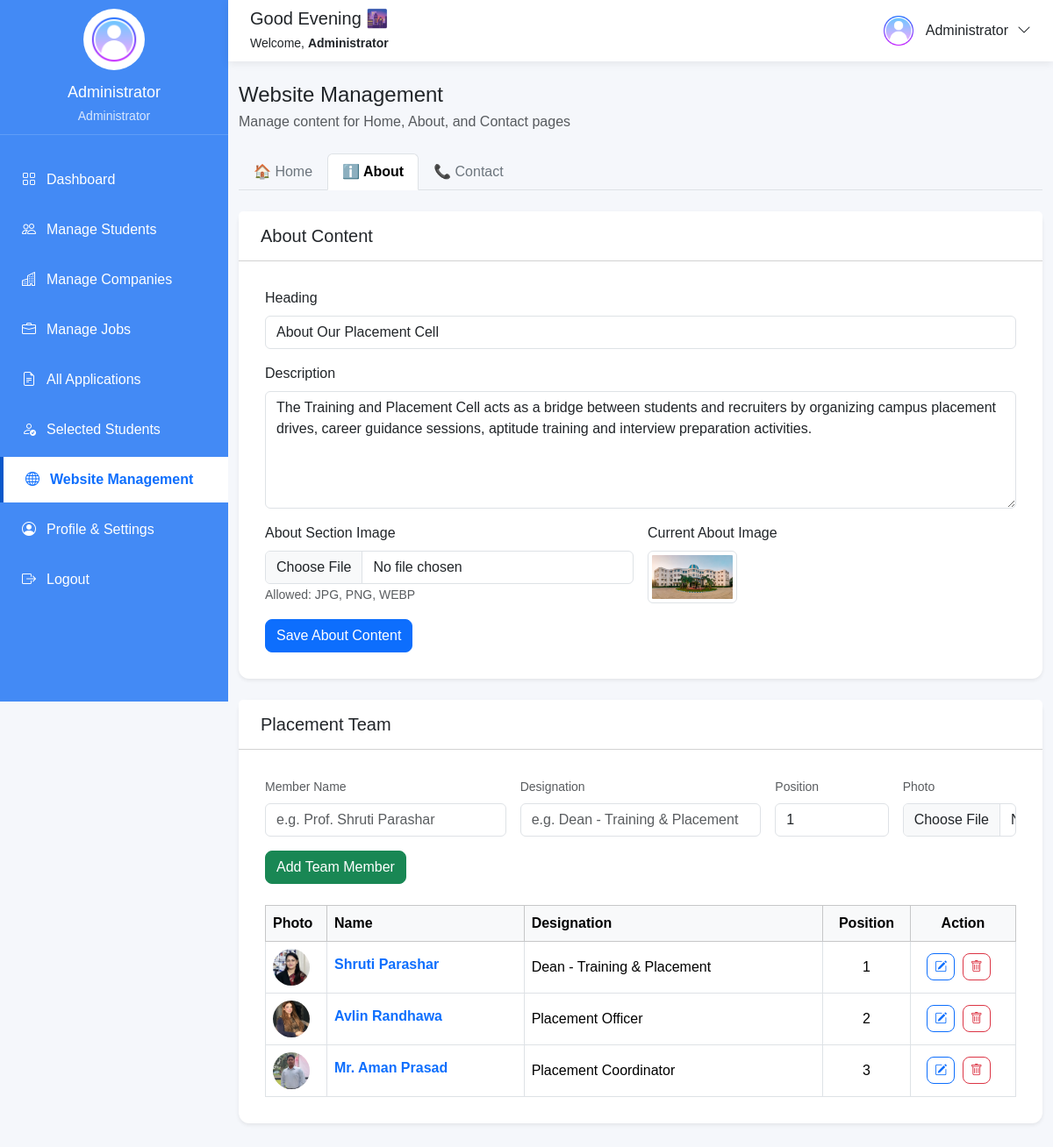
/admin/website-management.php?tab=about (signed in), run on the app's committed database.
### tables this page shows
CREATE TABLE `cms_about` (
  `id` int(11) NOT NULL,
  `heading` varchar(255) DEFAULT NULL,
  `description` text DEFAULT NULL,
  `image` varchar(255) DEFAULT NULL
);

CREATE TABLE `cms_team` (
  `id` int(11) NOT NULL,
  `name` varchar(100) NOT NULL,
  `designation` varchar(150) NOT NULL,
  `sort_order` int(11) DEFAULT 0,
  `image` varchar(255) DEFAULT NULL
);

### includes/functions.php (called while the page is built, shortened)
<?php
function getCmsImage($filename, $subfolder = '', $default = 'assets/images/hero.png')
{
    $prefix = (basename(dirname($_SERVER['PHP_SELF'])) == 'admin') ? '../' : '';
    if (!empty($subfolder) && file_exists($prefix . 'assets/images/' . $subfolder . '/' . $filename)) {
        return $prefix . 'assets/images/' . $subfolder . '/' . $filename;
    }
    if (file_exists($prefix . 'assets/images/' . $filename)) {
        return $prefix . 'assets/images/' . $filename;
    }
    return (strpos($default, '../') === 0 || empty($prefix)) ? $default : $prefix . $default;
}
?>

### admin/website-management.php (the view, shortened to what this page needs)
<?php
include 'includes/admin-header.php';
include 'includes/admin-sidebar.php';
$active_tab = isset($_GET['tab']) ? $_GET['tab'] : 'home';
$about = mysqli_fetch_assoc(mysqli_query($conn, "SELECT * FROM cms_about LIMIT 1"));
$edit_team = null;
?>
<div class="main-content">
    <?php include 'includes/admin-topbar.php'; ?>
    <div class="container-fluid py-4">
        <div class="d-flex justify-content-between align-items-center mb-4">
            <div>
                <h4 class="mb-1">Website Management</h4>
                <p class="text-muted mb-0">Manage content for Home, About, and Contact pages</p>
            </div>
        </div>
        <ul class="nav nav-tabs mb-4" id="websiteTabs">
            <li class="nav-item">
                <a class="nav-link <?php echo ($active_tab == 'home') ? 'active fw-bold' : 'text-secondary'; ?>" href="website-management.php?tab=home">
                    🏠 Home
                </a>
            </li>
            <li class="nav-item">
                <a class="nav-link <?php echo ($active_tab == 'about') ? 'active fw-bold' : 'text-secondary'; ?>" href="website-management.php?tab=about">
                    ℹ️ About
                </a>
            </li>
            <li class="nav-item">
                <a class="nav-link <?php echo ($active_tab == 'contact') ? 'active fw-bold' : 'text-secondary'; ?>" href="website-management.php?tab=contact">
                    📞 Contact
                </a>
            </li>
        </ul>
        <?php if ($active_tab == 'about') { ?>
            <div class="card shadow-sm border-0 mb-4">
                <div class="card-header bg-white py-3">
                    <h5 class="card-title mb-0">About Content</h5>
                </div>
                <div class="card-body">
                    <form method="POST" enctype="multipart/form-data">
                        <div class="row g-3">
                            <div class="col-12">
                                <label class="form-label">Heading</label>
                                <input type="text" name="heading" class="form-control" value="<?php echo htmlspecialchars($about['heading'] ?? ''); ?>" required>
                            </div>
                            <div class="col-12">
                                <label class="form-label">Description</label>
                                <textarea name="description" class="form-control" rows="5" required><?php echo htmlspecialchars($about['description'] ?? ''); ?></textarea>
                            </div>
                            <div class="col-md-6">
                                <label class="form-label">About Section Image</label>
                                <input type="file" name="image" class="form-control" accept="image/*">
                                <small class="text-muted">Allowed: JPG, PNG, WEBP</small>
                            </div>
                            <div class="col-md-6">
                                <?php
                                $about_img_src = getCmsImage($about['image'] ?? '');
                                if ($about_img_src) {
                                ?>
                                    <label class="form-label d-block">Current About Image</label>
                                    <img src="<?php echo $about_img_src; ?>" alt="About Image" class="rounded border p-1" style="height: 60px; max-width: 150px; object-fit: contain;">
                                <?php } ?>
                            </div>
                            <div class="col-12 mt-3">
                                <button type="submit" name="update_about" class="btn btn-primary">Save About Content</button>
                            </div>
                        </div>
                    </form>
                </div>
            </div>
            <div class="card shadow-sm border-0 mb-4" id="team-card">
                <div class="card-header bg-white py-3 d-flex justify-content-between align-items-center">
                    <h5 class="card-title mb-0">Placement Team</h5>
                </div>
                <div class="card-body">
                    <form method="POST" enctype="multipart/form-data" class="row g-3 mb-4" id="form-team">
                        <div class="col-md-4">
                            <label class="form-label small text-muted">Member Name</label>
                            <input type="text" name="name" id="team_name" class="form-control" placeholder="e.g. Prof. Shruti Parashar" value="<?php echo htmlspecialchars($edit_team['name'] ?? ''); ?>" required>
                        </div>
                        <div class="col-md-4">
                            <label class="form-label small text-muted">Designation</label>
                            <input type="text" name="designation" id="team_designation" class="form-control" placeholder="e.g. Dean - Training & Placement" value="<?php echo htmlspecialchars($edit_team['designation'] ?? ''); ?>" required>
                        </div>
                        <div class="col-md-2">
                            <label class="form-label small text-muted">Position</label>
                            <input type="number" name="sort_order" id="team_position" class="form-control" placeholder="1" value="<?php echo htmlspecialchars($edit_team['sort_order'] ?? '1'); ?>" min="0">
                        </div>
                        <div class="col-md-2">
                            <label class="form-label small text-muted">
                                Photo
                            </label>
                            <input type="file" name="image" id="team_photo" class="form-control" accept="image/*">
                        </div>
                        <div class="col-12">
                            <button type="submit" name="<?php echo $edit_team ? 'update_team_member' : 'add_team_member'; ?>" id="team_submit_btn" class="btn <?php echo $edit_team ? 'btn-primary' : 'btn-success'; ?>">
                                <?php echo $edit_team ? 'Update' : 'Add Team Member'; ?>
                            </button>
                        </div>
                    </form>
                    <div class="table-responsive">
                        <table class="table table-bordered align-middle mb-0">
                            <thead class="table-light">
                                <tr>
                                    <th width="70">Photo</th>
                                    <th>Name</th>
                                    <th>Designation</th>
                                    <th width="100" class="text-center">Position</th>
                                    <th width="120" class="text-center">Action</th>
                                </tr>
                            </thead>
                            <tbody>
                                <?php
                                $team_res = mysqli_query($conn, "SELECT * FROM cms_team ORDER BY sort_order ASC, id ASC");
                                if (mysqli_num_rows($team_res) > 0) {
                                    while ($tm = mysqli_fetch_assoc($team_res)) {
                                        $tm_photo_src = getCmsImage($tm['image'], 'team');
                                ?>
                                    <tr>
                                        <td>
                                            <?php if ($tm_photo_src) { ?>
                                                <img src="<?php echo $tm_photo_src; ?>" alt="Member Photo" class="rounded-circle" style="width: 42px; height: 42px; object-fit: cover;">
                                            <?php } else { ?>
                                                <div class="bg-light rounded-circle text-center pt-2" style="width: 42px; height: 42px;">
                                                    <i class="bi bi-person text-secondary"></i>
                                                </div>
                                            <?php } ?>
                                        </td>
                                        <td><strong><?php echo htmlspecialchars($tm['name']); ?></strong></td>
                                        <td><?php echo htmlspecialchars($tm['designation']); ?></td>
                                        <td class="text-center"><?php echo htmlspecialchars($tm['sort_order']); ?></td>
                                        <td class="text-center">
                                            <button type="button"
                                                    class="btn btn-sm btn-outline-primary me-1 edit-team-btn"
                                                    data-bs-toggle="tooltip"
                                                    data-bs-placement="top"
                                                    title="Edit"
                                                    data-id="<?php echo $tm['id']; ?>"
                                                    data-name="<?php echo htmlspecialchars($tm['name'], ENT_QUOTES); ?>"
                                                    data-designation="<?php echo htmlspecialchars($tm['designation'], ENT_QUOTES); ?>"
                                                    data-position="<?php echo htmlspecialchars($tm['sort_order'], ENT_QUOTES); ?>"
                                                    data-photo="<?php echo $tm_photo_src; ?>">
                                                <i class="bi bi-pencil-square"></i>
                                            </button>
                                            <a href="website-management.php?tab=about&delete_team_member=<?php echo $tm['id']; ?>"
                                               class="btn btn-sm btn-outline-danger"
                                               data-bs-toggle="tooltip"
                                               data-bs-placement="top"
                                               title="Delete"
                                               onclick="return confirm('Delete this team member?')">
                                                <i class="bi bi-trash"></i>
                                            </a>
                                        </td>
                                    </tr>
                                <?php
                                    }
                                } else {
                                ?>
                                    <tr>
                                        <td colspan="5" class="text-center text-muted py-3">No team members added yet.</td>
                                    </tr>
                                <?php } ?>
                            </tbody>
                        </table>
                    </div>
                </div>
            </div>
        <?php } ?>
    </div>
</div>
<?php include 'includes/admin-footer.php'; ?>

### admin/includes/admin-sidebar.php (shortened to what this page needs)
<div class="sidebar d-none d-lg-block">
    <div class="sidebar-profile">
        <?php if (!empty($admin['profile_image']) && file_exists('../uploads/' . $admin['profile_image'])) { ?>
            <img src="../uploads/<?php echo $admin['profile_image']; ?>" alt="Admin" style="object-fit: cover;">
        <?php } else { ?>
            <img src="../assets/images/default-user.png" alt="Admin" style="object-fit: cover;">
        <?php } ?>
        <h5><?php echo htmlspecialchars($admin['name']); ?></h5>
        <p>Administrator</p>
    </div>
    <?php include 'admin-menu.php'; ?>
</div>
        <?php include 'admin-menu.php'; ?>

### admin/includes/admin-topbar.php (shortened to what this page needs)
<div class="topbar">
    <div class="d-flex align-items-center">
        <div>
            <h5 class="mb-1">
                <?php
                $hour = date("H");
                if ($hour >= 5 && $hour < 12) {
                    echo "Good Morning 👋";
                } elseif ($hour >= 12 && $hour < 17) {
                    echo "Good Afternoon ☀️";
                } else {
                    echo "Good Evening 🌆";
                }
                ?>
            </h5>
            <small>
                Welcome, <strong><?php echo htmlspecialchars($admin['name']); ?></strong>
            </small>
        </div>
    </div>
    <div class="dropdown">
        <a href="#" class="profile-dropdown dropdown-toggle" role="button" id="adminProfileDropdown" data-bs-toggle="dropdown" aria-expanded="false">
            <?php if (!empty($admin['profile_image']) && file_exists('../uploads/' . $admin['profile_image'])) { ?>
                <img src="../uploads/<?php echo $admin['profile_image']; ?>" style="object-fit: cover;">
            <?php } else { ?>
                <img src="../assets/images/default-user.png" style="object-fit: cover;">
            <?php } ?>
            <span><?php echo htmlspecialchars($admin['name']); ?></span>
            <i class="bi bi-chevron-down"></i>
        </a>
    </div>
</div>

### assets/css/dashboard.css (style rules this page uses)
* { margin: 0; padding: 0; box-sizing: border-box; }
body { background: #f5f7fb; font-family: Arial, Helvetica, sans-serif; }
.main-content { margin-left: 260px; }
.card { border-radius: 12px; }
.card-header { padding: 18px 25px; }
.card-body { padding: 30px; }
.btn { border-radius: 8px; }
.sidebar { position: fixed; top: 0; left: 0; width: 260px; height: 100vh; background: #438af5; overflow-y: auto; }
.sidebar-profile { text-align: center; padding: 10px 5px; border-bottom: 1px solid rgba(255, 255, 255, .15); }
.sidebar-profile img { width: 70px; height: 70px; border-radius: 50%; object-fit: cover; border: 4px solid rgba(255, 255, 255, .30); margin-bottom: 15px; background: #fff; }
.sidebar-profile h5 { color: #fff; margin-bottom: 5px; font-size: 18px; }
.sidebar-profile p { color: rgba(255, 255, 255, .80); margin: 0; font-size: 14px; }
.topbar { position: sticky; top: 0; z-index: 999; height: 70px; background: #fff; display: flex; justify-content: space-between; align-items: center; padding: 0 25px; box-shadow: 0 2px 10px rgba(0, 0, 0, .08); }
.topbar>div:first-child { display: flex; align-items: center; }
.topbar>div:last-child { margin-left: auto; }
.profile-dropdown { display: flex; align-items: center; gap: 10px; text-decoration: none; color: #212529; cursor: pointer; }
.profile-dropdown::after { display: none !important; }
.profile-dropdown img { width: 42px; height: 42px; border-radius: 50%; object-fit: cover; }
.card .btn { margin-right: 10px; }
.card-body strong { display: block; margin-bottom: 6px; color: #0d6efd; }
.table th { white-space: nowrap; font-weight: 600; }
.table td { vertical-align: middle; }

### data on the page
cms_about: heading "About Our Placement Cell", description "The Training and Placement Cell acts as a bridge between students and recruiters by organizing campus placement drives, career guidance sessions, aptitude training and interview preparation activities.", image (picture)
cms_team: image (picture), name "Shruti Parashar", designation "Dean - Training & Placement", sort_order "1"
cms_team: image (picture), name "Avlin Randhawa", designation "Placement Officer", sort_order "2"
cms_team: image (picture), name "Mr. Aman Prasad", designation "Placement Coordinator", sort_order "3"

### other printed values
$admin['name'] "Administrator"
